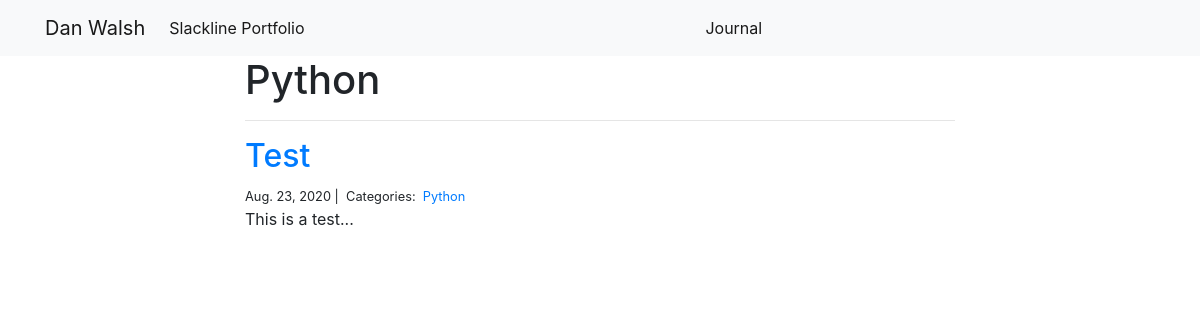
Page /journal/Python/ on the earlier database version.
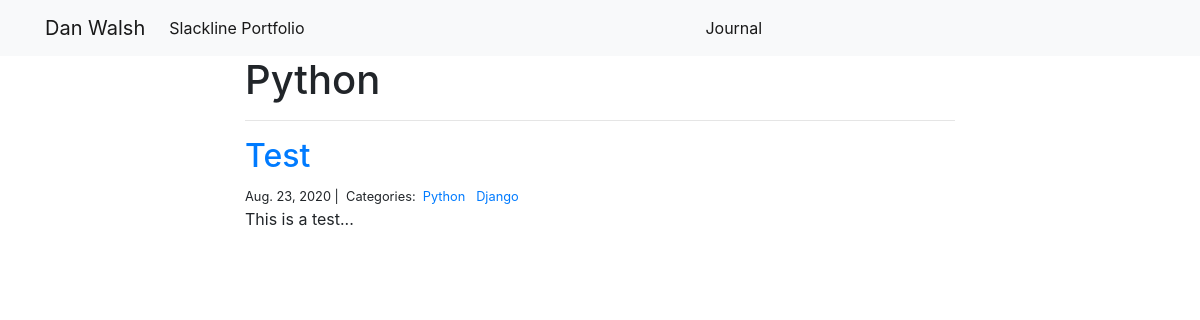
Same page on the later database version.
### journal/models.py (models this page shows)
class Post(models.Model):
    title = models.CharField(max_length=255)
    body = models.TextField()
    created_on = models.DateTimeField(auto_now_add=True)
    last_modified = models.DateTimeField(auto_now=True)
    categories = models.ManyToManyField('Category', related_name='posts')

class Category(models.Model):
    name = models.CharField(max_length=20)

### journal/views.py (the view)
# urls.py: path("<category>/", views.journal_category, name="journal_category"),
def journal_category(request, category):
    posts = Post.objects.filter(
        categories__name__contains=category
    ).order_by(
        '-created_on'
    )
    context = {
        "category": category,
        "posts": posts
    }
    return render(request, "journal/journal_category.html", context)

### journal/templates/journal/journal_category.html
{% extends "projects/base.html" %}
{% block content %}
<div class="col-md-8 offset-md-2">
    <h1>{{ category | title }}</h1>
    <hr>
    {% for post in posts %}
        <h2><a href="{% url 'journal:journal_detail' post.pk%}">{{ post.title }}</a></h2>
        <small>
            {{ post.created_on.date }} |&nbsp;
            Categories:&nbsp;
            {% for category in post.categories.all %}
            <a href="{% url 'journal:journal_category' category.name %}">
                {{ category.name }}
            </a>&nbsp;
            {% endfor %}
        </small>
        <p>{{ post.body | slice:":400" }}...</p>
    {% endfor %}
</div>
{% endblock %}

Differences in the rows shown:
changed Post "Test": gains Category (name "Django")
